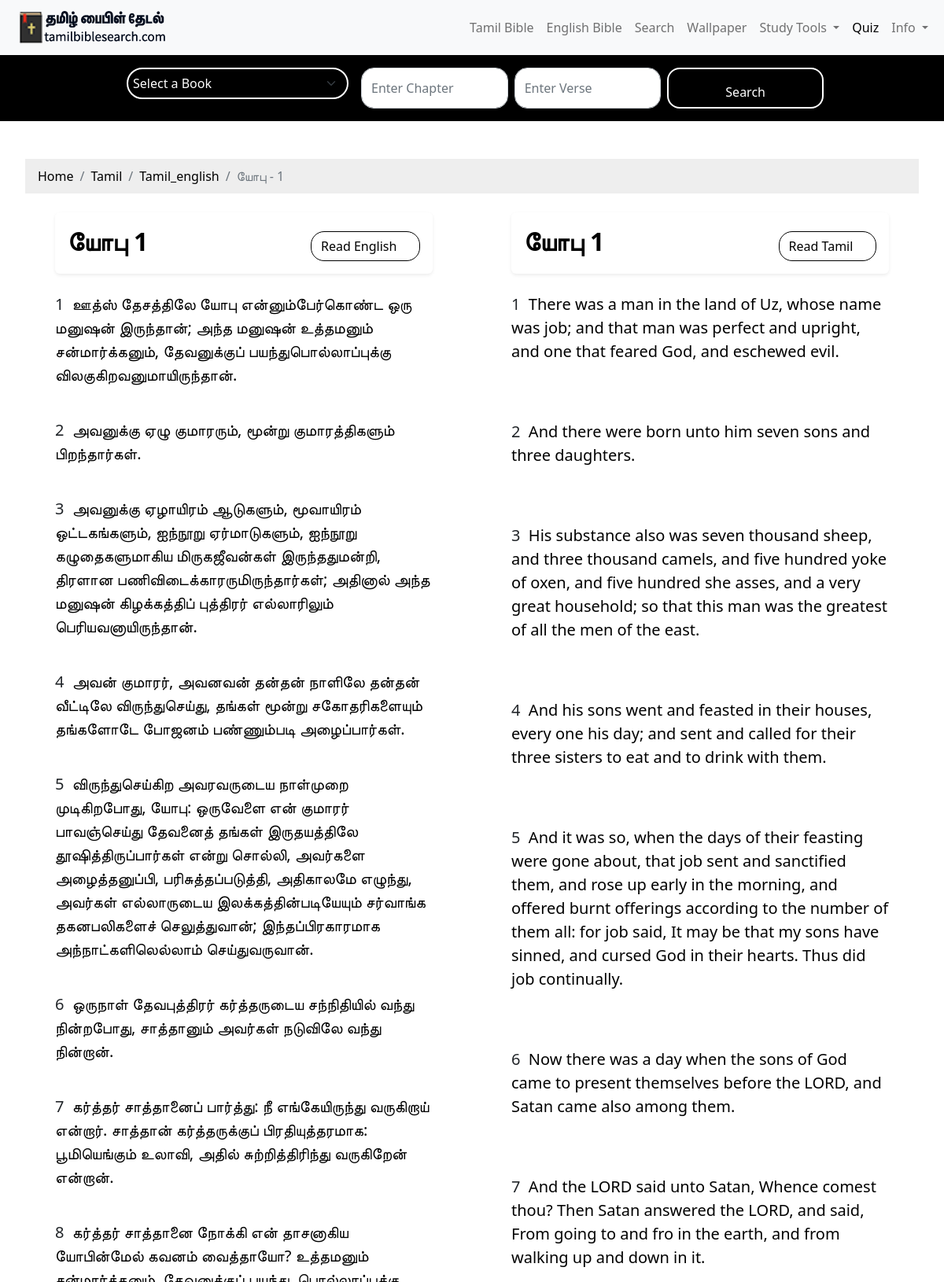
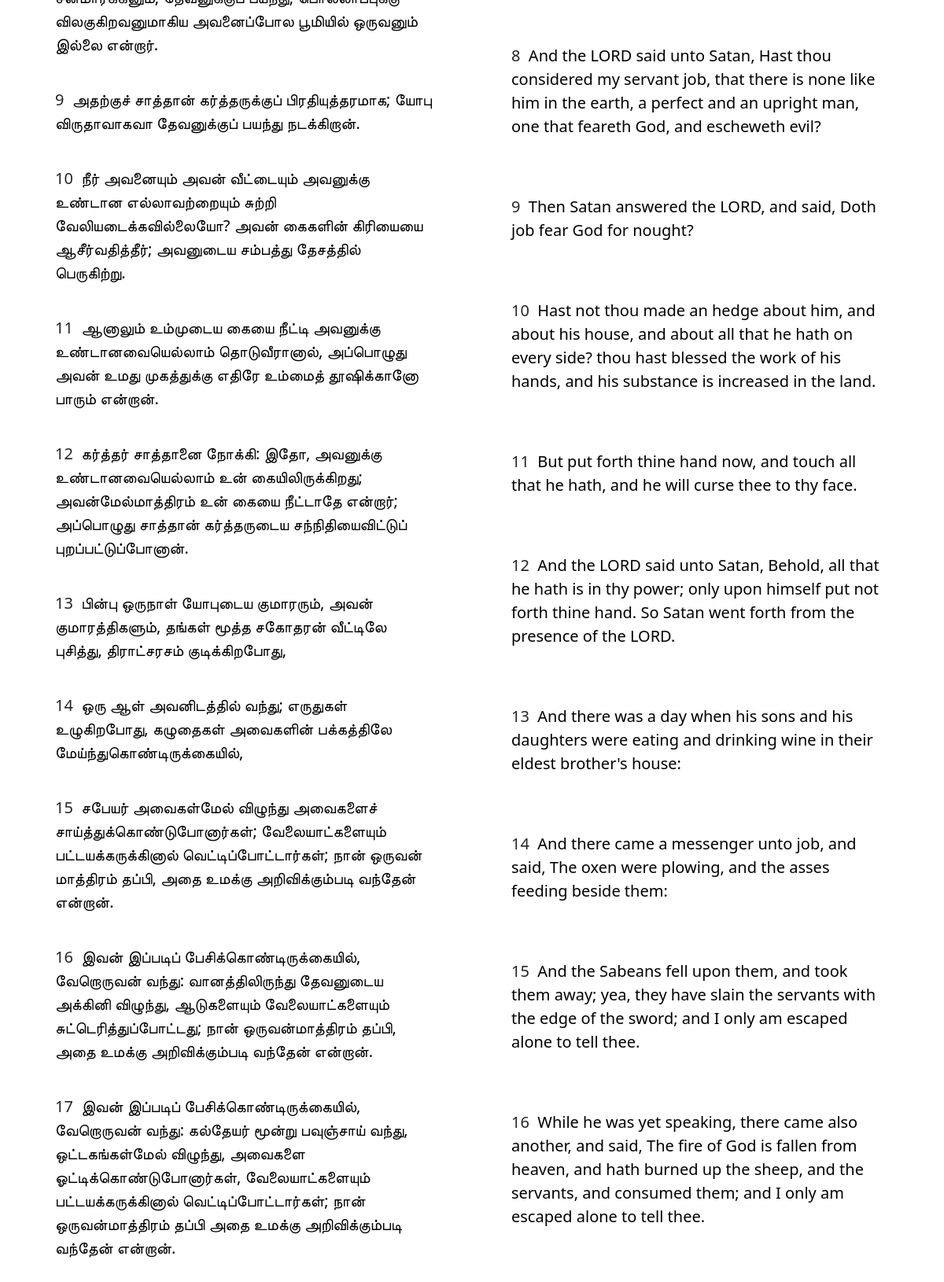
/tamill/job/1/ (upper part), run on the app's committed database (2 pictures, top to bottom).
### myapp/models.py (models this page shows)
class BibleDb(models.Model):
    book = models.CharField(max_length=100)
    bookname = models.CharField(max_length=100)
    tamilname = models.CharField(max_length=10)
    chapter = models.CharField(max_length=100)  # Format "1:1", "2:10", etc.
    versecount = models.CharField(max_length=100)
    verse = models.TextField()
    kjv = models.TextField()

### myapp/views.py (the view, shortened to what this page needs)
# urls.py: path('tamill/<str:bookname>/<str:chapter>/', views.chapter2, name='chapter2'),
def chapter2(request, bookname, chapter):
    books = BibleDb.objects.values('tamilname').distinct()
    tamilbook = BibleDb.objects.filter(bookname=bookname).first()
    if not tamilbook:
        return HttpResponseNotFound("Book not found")
    book = tamilbook.tamilname
    verses = BibleDb.objects.filter(bookname=bookname, chapter=chapter)
    current_chapter_number = int(chapter)  # Extracting chapter number
    current_book = bookname
    next_book=bookname
    prev_book=bookname
    current_chapter=chapter
    next_book_tamil=book
    prev_book_tamil=book
    all_chapters = BibleDb.objects.filter(bookname=current_book).values_list('chapter', flat=True).distinct().order_by(Cast('chapter', output_field=models.IntegerField()))
    chapter_index = list(all_chapters).index(chapter)
    prev_chapter = all_chapters[chapter_index - 1] if chapter_index > 0 else None
    next_chapter = all_chapters[chapter_index + 1] if chapter_index < len(all_chapters) - 1 else None
    bible_books = list(BibleDb.objects.values_list('bookname', flat=True).distinct())
    if prev_chapter is None:
        book_index = bible_books.index(current_book)
        prev_book = bible_books[book_index-1] if book_index - 1 >= 0 else None
    breadcrumbs = [
        {'name': 'Home', 'url': '/'},
        {'name': 'Tamil', 'url': '/tamil/'},
        {'name':'Tamil_english','url':f'/tamil/{bookname}/{chapter}/'},
        {'name': f'{book} -  {chapter}', 'url': None},
     ]
    context = {
        "bookname": bookname,            # English book name
        "book": book,                    # Tamil book name
        "chapter": chapter,              # Current chapter
        "verses": verses,                # Verses for the current chapter
        "books": books,                        # List of all distinct books
        "all_chapters":all_chapters,
        "prev_chapter": prev_chapter,
        "next_chapter": next_chapter,
        "bookname": current_book,
        "next_book":next_book,
        "prev_book":prev_book,
        "breadcrumbs": breadcrumbs,
        "next_book_tamil": next_book_tamil,
        "prev_book_tamil": prev_book_tamil,
    }
    return render(request, 'chapter2.html', context)

### myapp/templates/chapter2.html (shortened to what this page needs)
{% extends 'base.html' %}
{% load static %}
{% block content %}
    <body>
    <div class="container mt-4">
      <nav aria-label="breadcrumb">
       <ol class="breadcrumb" style="padding: 10px 16px;
       list-style: none;
       background-color: #eee;
       margin: 20px;">
           {% for crumb in breadcrumbs %}
               {% if crumb.url %}
                   <li class="breadcrumb-item">
                       <a href="{{ crumb.url }}" style="text-decoration: none;color: black;">{{ crumb.name }}</a>
                   </li>
               {% else %}
                   <li class="breadcrumb-item active" aria-current="page">{{ crumb.name }}</li>
               {% endif %}
           {% endfor %}
       </ol>
   </nav>
    <div class="container mt-4" style="display: flex
    ;
        justify-content: center;
        flex-wrap: wrap;
        gap: 100px;">
      <div class="col-lg-5 col-md-6 d-flex flex-column" style="display: flex; flex-direction: column; align-items: flex-start; margin-bottom: 20px;">
          <article>
              <header class="mb-4 bg-white text-black p-3 rounded shadow-sm d-flex justify-content-between align-items-center" style="display: flex; justify-content: space-between; align-items: center; padding: 16px; background-color: white; color: black; border-radius: 8px; box-shadow: 0 4px 6px rgba(0, 0, 0, 0.1);">
                  <h1 class="fw-bold mb-1" style="font-weight: bold; margin-bottom: 8px;">
                      {{ book }} {{ chapter }}
                  </h1>
                  <div>
        <a href="{% url 'chapter_detail_english' bookname=bookname chapter=chapter %}"
          class="btn btn-primary mt-2 float-end" style="border-radius: 17px;
background-color: white;
border: 1px solid black;
color: black;
font-weight: 500;">
          Read English&nbsp;&nbsp;&nbsp;&nbsp;
        </a>&nbsp;
      </div>
              </header>
              {% for i in verses %}
              <section class="mb-4" style="margin-bottom: 16px;">
                  <p class="fs-5 mb-3" style="font-size: 1.25rem; margin-bottom: 12px;">
                      {{ i.versecount }}&nbsp;
                      <a href="{% url 'verse_detail2' i.bookname i.chapter i.versecount %}" class="text-decoration-none" style="text-decoration: none; color: black;">
                          {{ i.verse }}
                      </a>
                  </p>
              </section>
              {% endfor %}
          </article>
      </div>
      <div class="col-lg-5 col-md-6 d-flex flex-column" style="display: flex; flex-direction: column; align-items: flex-start; margin-bottom: 20px;">
          <article>
              <header class="mb-4 bg-white text-black p-3 rounded shadow-sm d-flex justify-content-between align-items-center" style="display: flex; justify-content: space-between; align-items: center; padding: 16px; background-color: white; color: black; border-radius: 8px; box-shadow: 0 4px 6px rgba(0, 0, 0, 0.1);">
                  <h1 class="fw-bolder mb-1" style="font-weight: bolder; margin-bottom: 8px;">
                    <div id="book-container">{{ book }} {{ chapter }}</div>
                  </h1>
                  <div>
        <a href="{% url 'chapter_detail' bookname=bookname chapter=chapter %}"
          class="btn btn-primary mt-2 float-end" style="border-radius: 17px;
background-color: white;
border: 1px solid black;
color: black;
font-weight: 500;">
          Read Tamil&nbsp;&nbsp;&nbsp;&nbsp;
        </a>&nbsp;
      </div>
              </header>
              {% for i in verses %}
              <section class="mb-5" style="margin-bottom: 20px;">
                  <p class="fs-5 mb-4" style="font-size: 1.25rem; margin-bottom: 16px;">
                      {{ i.versecount }}&nbsp;
                      <a href="{% url 'verse_detail2' i.bookname i.chapter i.versecount %}" style="text-decoration: none; color: black;">
                          {{ i.kjv }}
                      </a>
                  </p>
              </section>
              {% endfor %}
          </article>
      </div>
  </div>
    </div>
    {% endblock %}

### myapp/templates/base.html (style rules this page uses)
header { background-color: #343a40; color: white; padding: 1rem 0; }

### data on the page
BibleDb: tamilname "யோபு", versecount "1", verse "ஊத்ஸ் தேசத்திலே யோபு என்னும்பேர்கொண்ட ஒரு மனுஷன் இருந்தான்; அந்த மனுஷன் உத்தமனும் சன்மார்க்கனும், தேவனுக்குப் பயந்துபொல்லாப்புக்கு விலகுகிறவனுமாயிருந்தான்.", kjv "There was a man in the land of Uz, whose name was job; and that man was perfect and upright, and one that feared God, and eschewed evil."
BibleDb: versecount "2", verse "அவனுக்கு ஏழு குமாரரும், மூன்று குமாரத்திகளும் பிறந்தார்கள்.", kjv "And there were born unto him seven sons and three daughters."
BibleDb: versecount "3", verse "அவனுக்கு ஏழாயிரம் ஆடுகளும், மூவாயிரம் ஒட்டகங்களும், ஐந்நூறு ஏர்மாடுகளும், ஐந்நூறு கழுதைகளுமாகிய மிருகஜீவன்கள் இருந்ததுமன்றி, திரளான பணிவிடைக்காரருமிருந்தார்கள்; அதினால் அந்த மனுஷன் கிழக்கத்திப் புத்திரர் எல்லாரிலும் பெரியவனாயிருந்தான்.", kjv "His substance also was seven thousand sheep, and three thousand camels, and five hundred yoke of oxen, and five hundred she asses, and a very great household; so that this man was the greatest of all the men of the east."
BibleDb: versecount "4", verse "அவன் குமாரர், அவனவன் தன்தன் நாளிலே தன்தன் வீட்டிலே விருந்துசெய்து, தங்கள் மூன்று சகோதரிகளையும் தங்களோடே போஜனம் பண்ணும்படி அழைப்பார்கள்.", kjv "And his sons went and feasted in their houses, every one his day; and sent and called for their three sisters to eat and to drink with them."
BibleDb: versecount "5", verse "விருந்துசெய்கிற அவரவருடைய நாள்முறை முடிகிறபோது, யோபு: ஒருவேளை என் குமாரர் பாவஞ்செய்து தேவனைத் தங்கள் இருதயத்திலே தூஷித்திருப்பார்கள் என்று சொல்லி, அவர்களை அழைத்தனுப்பி, பரிசுத்தப்படுத்தி, அதிகாலமே எழுந்து, அவர்கள் எல்லாருடைய இலக்கத்தின்படியேயும் சர்வாங்க தகனபலிகளைச் செலுத்துவான்; இந்தப்பிரகாரமாக அந்நாட்களிலெல்லாம் செய்துவருவான்.", kjv "And it was so, when the days of their feasting were gone about, that job sent and sanctified them, and rose up early in the morning, and offered burnt offerings according to the number of them all: for job said, It may be that my sons have sinned, and cursed God in their hearts. Thus did job continually."
BibleDb: versecount "6", verse "ஒருநாள் தேவபுத்திரர் கர்த்தருடைய சந்நிதியில் வந்து நின்றபோது, சாத்தானும் அவர்கள் நடுவிலே வந்து நின்றான்.", kjv "Now there was a day when the sons of God came to present themselves before the LORD, and Satan came also among them."
BibleDb: versecount "7", verse "கர்த்தர் சாத்தானைப் பார்த்து: நீ எங்கேயிருந்து வருகிறாய் என்றார். சாத்தான் கர்த்தருக்குப் பிரதியுத்தரமாக: பூமியெங்கும் உலாவி, அதில் சுற்றித்திரிந்து வருகிறேன் என்றான்.", kjv "And the LORD said unto Satan, Whence comest thou? Then Satan answered the LORD, and said, From going to and fro in the earth, and from walking up and down in it."
BibleDb: versecount "8", verse "கர்த்தர் சாத்தானை நோக்கி என் தாசனாகிய யோபின்மேல் கவனம் வைத்தாயோ? உத்தமனும் சன்மார்க்கனும், தேவனுக்குப் பயந்து, பொல்லாப்புக்கு விலகுகிறவனுமாகிய அவனைப்போல பூமியில் ஒருவனும் இல்லை என்றார்.", kjv "And the LORD said unto Satan, Hast thou considered my servant job, that there is none like him in the earth, a perfect and an upright man, one that feareth God, and escheweth evil?"
BibleDb: versecount "9", verse "அதற்குச் சாத்தான் கர்த்தருக்குப் பிரதியுத்தரமாக; யோபு விருதாவாகவா தேவனுக்குப் பயந்து நடக்கிறான்.", kjv "Then Satan answered the LORD, and said, Doth job fear God for nought?"
BibleDb: versecount "10", verse "நீர் அவனையும் அவன் வீட்டையும் அவனுக்கு உண்டான எல்லாவற்றையும் சுற்றி வேலியடைக்கவில்லையோ? அவன் கைகளின் கிரியையை ஆசீர்வதித்தீர்; அவனுடைய சம்பத்து தேசத்தில் பெருகிற்று.", kjv "Hast not thou made an hedge about him, and about his house, and about all that he hath on every side? thou hast blessed the work of his hands, and his substance is increased in the land."
BibleDb: versecount "11", verse "ஆனாலும் உம்முடைய கையை நீட்டி அவனுக்கு உண்டானவையெல்லாம் தொடுவீரானால், அப்பொழுது அவன் உமது முகத்துக்கு எதிரே உம்மைத் தூஷிக்கானோ பாரும் என்றான்.", kjv "But put forth thine hand now, and touch all that he hath, and he will curse thee to thy face."
BibleDb: versecount "12", verse "கர்த்தர் சாத்தானை நோக்கி: இதோ, அவனுக்கு உண்டானவையெல்லாம் உன் கையிலிருக்கிறது; அவன்மேல்மாத்திரம் உன் கையை நீட்டாதே என்றார்; அப்பொழுது சாத்தான் கர்த்தருடைய சந்நிதியைவிட்டுப் புறப்பட்டுப்போனான்.", kjv "And the LORD said unto Satan, Behold, all that he hath is in thy power; only upon himself put not forth thine hand. So Satan went forth from the presence of the LORD."
BibleDb: versecount "13", verse "பின்பு ஒருநாள் யோபுடைய குமாரரும், அவன் குமாரத்திகளும், தங்கள் மூத்த சகோதரன் வீட்டிலே புசித்து, திராட்சரசம் குடிக்கிறபோது,", kjv "And there was a day when his sons and his daughters were eating and drinking wine in their eldest brother's house:"
BibleDb: versecount "14", verse "ஒரு ஆள் அவனிடத்தில் வந்து; எருதுகள் உழுகிறபோது, கழுதைகள் அவைகளின் பக்கத்திலே மேய்ந்துகொண்டிருக்கையில்,", kjv "And there came a messenger unto job, and said, The oxen were plowing, and the asses feeding beside them:"
BibleDb: versecount "15", verse "சபேயர் அவைகள்மேல் விழுந்து அவைகளைச் சாய்த்துக்கொண்டுபோனார்கள்; வேலையாட்களையும் பட்டயக்கருக்கினால் வெட்டிப்போட்டார்கள்; நான் ஒருவன் மாத்திரம் தப்பி, அதை உமக்கு அறிவிக்கும்படி வந்தேன் என்றான்.", kjv "And the Sabeans fell upon them, and took them away; yea, they have slain the servants with the edge of the sword; and I only am escaped alone to tell thee."
BibleDb: versecount "16", verse "இவன் இப்படிப் பேசிக்கொண்டிருக்கையில், வேறொருவன் வந்து: வானத்திலிருந்து தேவனுடைய அக்கினி விழுந்து, ஆடுகளையும் வேலையாட்களையும் சுட்டெரித்துப்போட்டது; நான் ஒருவன்மாத்திரம் தப்பி, அதை உமக்கு அறிவிக்கும்படி வந்தேன் என்றான்.", kjv "While he was yet speaking, there came also another, and said, The fire of God is fallen from heaven, and hath burned up the sheep, and the servants, and consumed them; and I only am escaped alone to tell thee."
BibleDb: versecount "17", verse "இவன் இப்படிப் பேசிக்கொண்டிருக்கையில், வேறொருவன் வந்து: கல்தேயர் மூன்று பவுஞ்சாய் வந்து, ஒட்டகங்கள்மேல் விழுந்து, அவைகளை ஓட்டிக்கொண்டுபோனார்கள், வேலையாட்களையும் பட்டயக்கருக்கினால் வெட்டிப்போட்டார்கள்; நான் ஒருவன்மாத்திரம் தப்பி அதை உமக்கு அறிவிக்கும்படி வந்தேன் என்றான்."

### other printed values
{{ crumb.name }} "Home" "Tamil" "Tamil_english"
{{ crumb.name }} "யோபு - 1"
{{ chapter }} "1"
